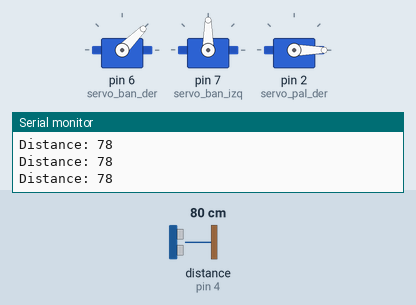
The sketch below on a simulated Arduino Uno, built with avr-gcc and run on an emulated ATmega328P. On the bench: 3 × servo, the last lines printed to the serial monitor. Wiring (inferred from the names in the program): ultrasonic range finder: trigger pin 3; echo pin 4. The inputs (shaded band) are chosen by the test bench; at power-on: distance to the obstacle (sensor on pin 4) 80 cm. The echo pulse lasts 58.3 µs per cm; random numbers use the default seed unless the sketch sets one.

Above: at 1.2 s.
1.3 s: distance to the obstacle (sensor on pin 4) set to 5 cm
3.4 s: distance to the obstacle (sensor on pin 4) set to 2 cm
At 5.0 s:
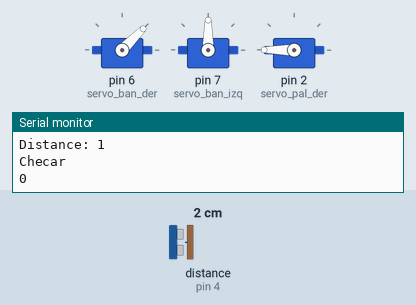
6.4 s: distance to the obstacle (sensor on pin 4) set to 4 cm
Timing chart, 0 to 9.4 s (numbered marks = the images above; inputs shaded):
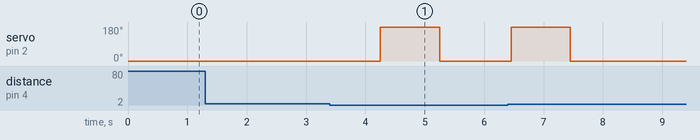

The sketch:

arduino_belt.ino
```cpp
#include <Servo.h>

// bandas
int servo_ban_der = 6;
int servo_ban_izq = 7;
Servo servo_der;
Servo servo_izq;
int servoAngle = 0;   // servo position in degrees

//palancas
int servo_pal_der = 2;
//int servo_pal_izq = 3;
Servo pal_izq;
Servo pal_der;

//ultra der
const int trigPin = 3;
const int echoPin = 4;
long duration;
int distance;

int aleatorio;

void setup()
{
  Serial.begin(9600);
  servo_der.attach(servo_ban_der);
  servo_izq.attach(servo_ban_izq);
  servo_der.write(45);

  pinMode(trigPin, OUTPUT); // Sets the trigPin as an Output
  pinMode(echoPin, INPUT); // Sets the echoPin as an Input

  pal_der.attach(servo_pal_der);
  pal_der.write(0);
}

void loop()
{
  //banda_izq.rotateRight(90,100);
  //servo_der.write(45);      // Turn SG90 servo Left to 45 degrees
  //servo_izq.write(45);      // Turn SG90 servo Left to 45 degrees

  if (ultra_der()<3)
  {
    Serial.println("Checar");
    verificar();
  }
}

void verificar ()
{
  servo_der.detach();
  aleatorio = random(0,2);
  Serial.println(aleatorio);
  if  (aleatorio == 0)
  {

    girar_pal_der();
    servo_der.attach(servo_ban_der);
    //imprimir linea de no funciona y prender led
  }
  else{
    servo_der.attach(servo_ban_der);
    servo_der.write(45);
    // imprimir linea de si funciona
  }
}

void girar_pal_der()
{
   pal_der.write(180);      // Turn SG90 servo Left to 45 degrees
   delay(1000);          // Wait 1 second
   pal_der.write(0);      // Turn SG90 servo back to 90 degrees (center position)
   delay(1000);          // Wait 1 second
}

void girar_pal_izq()
{
   pal_izq.write(0);      // Turn SG90 servo Left to 45 degrees
   delay(1000);          // Wait 1 second
   pal_izq.write(180);      // Turn SG90 servo back to 90 degrees (center position)
   delay(1000);          // Wait 1 second
}

int ultra_der()
{
  digitalWrite(trigPin, LOW);
  delayMicroseconds(2);
  // Sets the trigPin on HIGH state for 10 micro seconds
  digitalWrite(trigPin, HIGH);
  delayMicroseconds(10);
  digitalWrite(trigPin, LOW);
  // Reads the echoPin, returns the sound wave travel time in microseconds
  duration = pulseIn(echoPin, HIGH);
  // Calculating the distance
  distance= duration*0.034/2;
  // Prints the distance on the Serial Monitor
  Serial.print("Distance: ");
  Serial.println(distance);
  delay(200);
  return distance;
}
```

Measured:
- the behaviour switches between 4 and 3 cm on distance to the obstacle (sensor on pin 4) (found by bisection; images 0 and 1)
- after the input at 3.4 s, servo on pin 2 (servo_pal_der): 0° → 180° after 0.85 s, → 0° 1.0 s later
